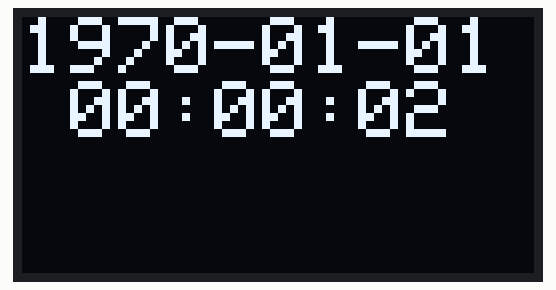
Recording of a program running on a simulated ESP32. Parts: 128×64 one-colour display. The ROS host is connected and sends only what is stated.

Above: at 2.1 s.
At 6.1 s:
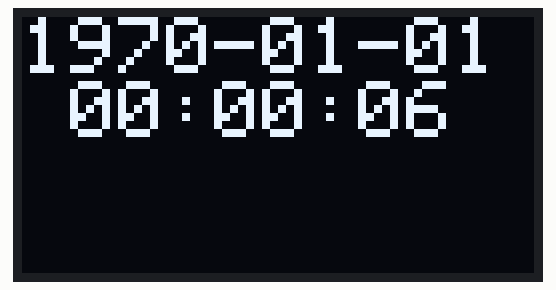
At 10.1 s:
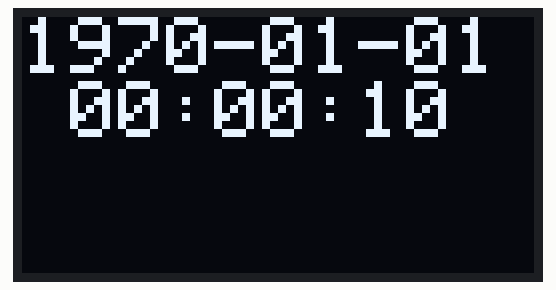
At 19.2 s:
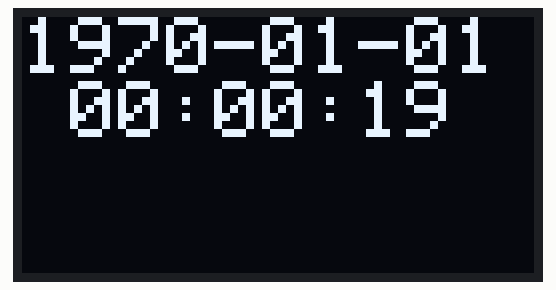
At 28.1 s:
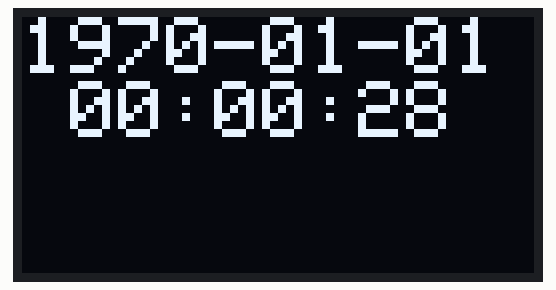
At 38.2 s:
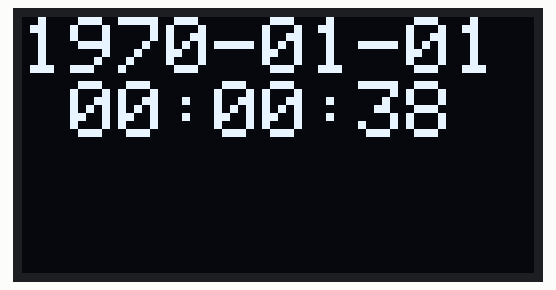

The program:

main.cpp
```cpp
#include <Arduino.h>
#include <micro_ros_platformio.h>

#include <rcl/rcl.h>
#include <rclc/rclc.h>
#include <rclc/executor.h>

#include <TimeLib.h>          // 加载时间库，提供setTime\year\month...函数
#include <Adafruit_GFX.h>     // 加载Adafruit_GFX库
#include <Adafruit_SSD1306.h> // 加载Adafruit_SSD1306库
Adafruit_SSD1306 display;     // 声明对象

rclc_executor_t executor;
rclc_support_t support;
rcl_allocator_t allocator;
rcl_node_t node;

const int timeout_ms = 1000;
static int64_t time_ms;
static time_t time_seconds;
char time_str[25];

void setup()
{
  Serial.begin(115200);
  // 设置通过串口进行MicroROS通信
  set_microros_serial_transports(Serial);
  // 延时时一段时间，等待设置完成
  delay(2000);
  // 初始化内存分配器
  allocator = rcl_get_default_allocator();
  // 创建初始化选项
  rclc_support_init(&support, 0, NULL, &allocator);
  // 创建节点 example15_time_sync
  rclc_node_init_default(&node, "example15_time_sync", "", &support);
  // 创建执行器
  rclc_executor_init(&executor, &support.context, 1, &allocator);

  Wire.begin(18, 19);
  display = Adafruit_SSD1306(128, 64, &Wire);
  display.begin(SSD1306_SWITCHCAPVCC, 0x3C); // 设置OLED的I2C地址，默认0x3C
  display.setTextSize(2);                    // 设置字体大小，最小为1
  display.clearDisplay();                    // 清空屏幕
  display.setCursor(0, 0);                   // 设置开始显示文字的坐标
  display.setTextColor(SSD1306_WHITE);       // 设置字体颜色
  display.println("hello oled!");            // 输出的字符
}

void loop()
{
  /*=========================同步时间=====================================*/
  while (!rmw_uros_epoch_synchronized()) // 判断时间是否同步
  {
    rmw_uros_sync_session(timeout_ms); //  同步时间
    if (rmw_uros_epoch_synchronized())
    {
      time_ms = rmw_uros_epoch_millis(); // 获取当前时间
      time_seconds = time_ms / 1000;
      setTime(time_seconds + 8 * 3600); // 将当前时间+8H到北京时间然后设置到系统
    }
    delay(10);
    return;
  }

  /*========================获取时间与显示==================================*/
  sprintf(time_str, "%04d-%02d-%02d %02d:%02d:%02d ", year(), month(), day(), hour(), minute(), second());

  display.clearDisplay();    // 清空屏幕
  display.setCursor(00, 0);  // 设置开始显示文字的坐标
  display.println(time_str); // 输出的字符
  display.display();
  delay(100);
}
```

Measured:
- what the display in image 0 shows lasts 1.0 s, from 2.1 s to 3.1 s
